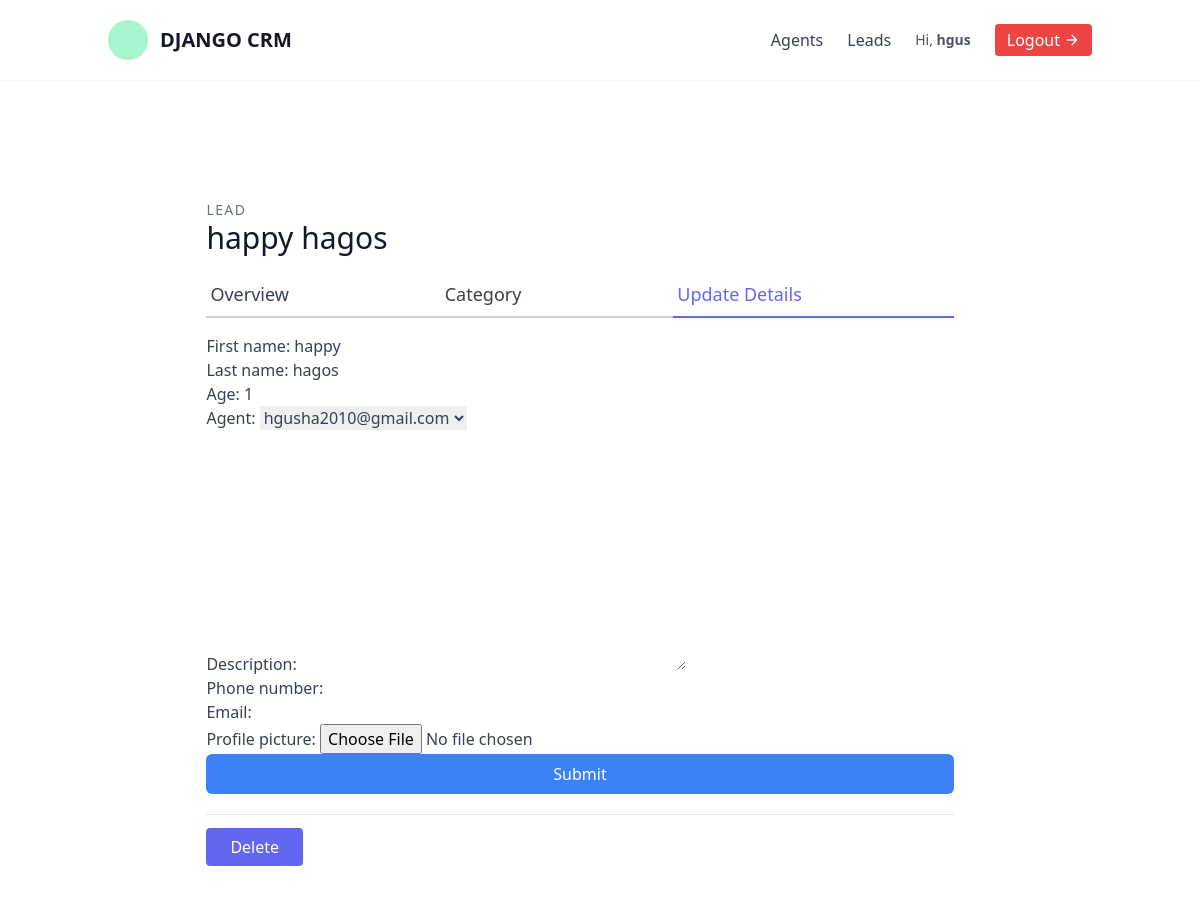
The page /leads/2/update/ (signed in) on the database its author committed.
### leads/models.py (models this page shows, shortened)
class User(AbstractUser):
    is_organisor = models.BooleanField(default=True)
    is_agent = models.BooleanField(default=False)

class Lead(models.Model):
    first_name = models.CharField(max_length=20)
    last_name = models.CharField(max_length=20)
    age = models.IntegerField(default=0)
    organisation = models.ForeignKey(UserProfile, on_delete=models.CASCADE)
    agent = models.ForeignKey("Agent", null=True, blank=True, on_delete=models.SET_NULL)
    category = models.ForeignKey("Category", related_name="leads", null=True, blank=True, on_delete=models.SET_NULL)
    description = models.TextField(null=True, blank=True)
    date_added = models.DateTimeField(auto_now_add=True, null=True)
    phone_number = models.CharField(max_length=20,null=True, blank=True)
    email = models.EmailField(null=True, blank=True)
    profile_picture = models.ImageField(null=True, blank=True, upload_to="profile_pictures/")
    converted_date = models.DateTimeField(null=True, blank=True)
    objects = LeadManager()

### leads/views.py (the view, shortened to what this page needs)
# urls.py: path('<int:pk>/update/', views.LeadUpdateView.as_view(), name='lead-update'),
class LeadUpdateView(OrganisorAndLoginRequiredMixin, generic.UpdateView):
    template_name = "leads/lead_update.html"
    form_class = forms.LeadModelForm
    def get_queryset(self):
        user = self.request.user
        return models.Lead.objects.filter(organisation=user.userprofile)

### leads/forms.py (shortened to what this page needs)
class LeadModelForm(forms.ModelForm):
    class Meta:
        model = Lead
        fields = (
            'first_name',
            'last_name',
            'age',
            'agent',
            'description',
            'phone_number',
            'email',
            'profile_picture'
        )

### agents/mixins.py (called while the page is built)
    def dispatch(self, request, *args, **kwargs):
        if not request.user.is_authenticated or not request.user.is_organisor:
            return redirect("leads:lead-list")
        return super().dispatch(request, *args, **kwargs)

### leads/models.py (called while the page is built)
    def get_queryset(self):
        return super().get_queryset()

    def __str__(self):
        return self.user.email

### leads/templates/leads/lead_update.html (shortened to what this page needs)
{% extends "base.html" %}
{% load tailwind_filters %}
{% block content %}
<section class="text-gray-700 body-font overflow-hidden">
    <div class="container px-5 py-24 mx-auto">
      <div class="lg:w-4/5 mx-auto flex flex-wrap">
        <div class="w-full lg:pr-10 lg:py-6 mb-6 lg:mb-0">
            <h2 class="text-sm title-font text-gray-500 tracking-widest">LEAD</h2>
            <h1 class="text-gray-900 text-3xl title-font font-medium mb-4">{{ lead.first_name }} {{ lead.last_name }}</h1>
            <div class="flex mb-4">
                <a href="{% url 'leads:lead-detail' lead.pk %}" class="flex-grow border-b-2 border-gray-300 py-2 text-lg px-1">
                    Overview
                </a>
                <a href="{% url 'leads:lead-category-update' lead.pk %}" class="flex-grow border-b-2 border-gray-300 py-2 text-lg px-1">
                    Category
                </a>
                <a href="{% url 'leads:lead-update' lead.pk %}" class="flex-grow text-indigo-500 border-b-2 border-indigo-500 py-2 text-lg px-1">
                    Update Details
                </a>
            </div>
            <form method="post" enctype="multipart/form-data">
                {{ form|crispy }}
                <button type="submit" class="w-full text-white bg-blue-500 hover:bg-blue-600 px-3 py-2 rounded-md">Submit</button>
            </form>
            <div class="mt-5 py-5 border-t border-gray-200">
                <a href="{% url 'leads:lead-delete' lead.pk %}" class="w-1/2 mt-3 text-white bg-indigo-500 border-0 py-2 px-6 focus:outline-none hover:bg-indigo-600 rounded">
                    Delete
                </a>
            </div>
        </div>
      </div>
    </div>
  </section>
{% endblock content %}

### templates/navbar.html (shortened to what this page needs)
<header class="text-gray-700 body-font bg-white shadow-sm">
  <div class="container mx-auto flex flex-wrap p-5 flex-col md:flex-row items-center justify-between">
    <a href="{% url 'dashboard' %}" class="flex title-font font-medium items-center text-gray-900 mb-4 md:mb-0">
      <svg id="Layer_1" class="w-10 h-10" viewBox="0 0 512 512" xmlns="http://www.w3.org/2000/svg">
        <circle cx="256" cy="256" r="256" fill="#a6f5cf"/>
      </svg>
      <span class="ml-3 text-xl font-semibold">DJANGO CRM</span>
    </a>
    <div class="flex items-center space-x-6 ml-auto">
      {% if request.user.is_authenticated %}
        {% if request.user.is_organisor %}
          <a href="{% url 'agents:agent-list' %}" class="hover:text-indigo-600 font-medium">Agents</a>
        {% endif %}
        <a href="{% url 'leads:lead-list' %}" class="hover:text-indigo-600 font-medium">Leads</a>
        <span class="text-sm text-gray-600">Hi, <strong>{{ request.user.username }}</strong></span>
        <a href="{% url 'logout' %}" class="inline-flex items-center bg-red-500 text-white border-0 py-1 px-3 rounded hover:bg-red-600 transition">
          Logout
          <svg fill="none" stroke="currentColor" stroke-linecap="round" stroke-linejoin="round"
               stroke-width="2" class="w-4 h-4 ml-1" viewBox="0 0 24 24">
            <path d="M5 12h14M12 5l7 7-7 7"></path>
          </svg>
        </a>
      {% endif %}
    </div>
  </div>
</header>

### rows shown on the page
User: user.username "hgus"
Lead: first_name "happy", last_name "hagos", age "1", agent "hgusha2010@gmail.com"
